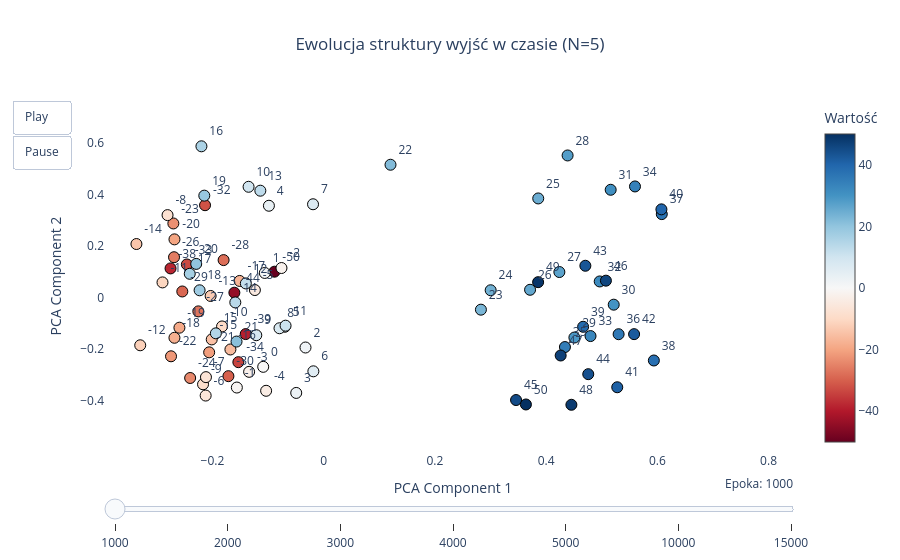

Write notebook code for a chart like this one.
### Code cell
analizowane_epoki = [ 1000, 2000, 3000, 4000, 5000, 10000, 15000]

animate_weight_evolution(model, N=5, epochs_list=analizowane_epoki, head_idx=0)

### Figure 1 — Plotly figure (JSON) as saved in the notebook; plotly's stock layout.template omitted (floating-point values rounded to 4 significant figures)
{"data": [{"marker": {"color": [-50, -44, -39, -38, -34, -33, -32, -30, -29, -28, -27, -26, -24, -23, -22, -21, -20, -19, -18, -17, -16, -15, -14, -13, -12, -11, -10, -9, -8, -7, -6, -5, -4, -3, -2, -1, 0, 1, 2, 3, 4, 5, 6, 7, 8, 9, 10, 11, 12, 13, 14, 15, 16, 17, 18, 19, 20, 21, 22, 23, 24, 25, 26, 27, 28, 29, 30, 31, 32, 33, 34, 35, 36, 37, 38, 39, 40, 41, 42, 43, 44, 45, 46, 47, 48, 49, 50], "colorbar": {"title": {"text": "Wartość"}}, "colorscale": [[0, "rgb(103,0,31)"], [0.1, "rgb(178,24,43)"], [0.2, "rgb(214,96,77)"], [0.3, "rgb(244,165,130)"], [0.4, "rgb(253,219,199)"], [0.5, "rgb(247,247,247)"], [0.6, "rgb(209,229,240)"], [0.7, "rgb(146,197,222)"], [0.8, "rgb(67,147,195)"], [0.9, "rgb(33,102,172)"], [1, "rgb(5,48,97)"]], "line": {"color": "Black", "width": 1}, "showscale": true, "size": 11}, "mode": "markers+text", "text": ["-50", "-44", "-39", "-38", "-34", "-33", "-32", "-30", "-29", "-28", "-27", "-26", "-24", "-23", "-22", "-21", "-20", "-19", "-18", "-17", "-16", "-15", "-14", "-13", "-12", "-11", "-10", "-9", "-8", "-7", "-6", "-5", "-4", "-3", "-2", "-1", "0", "1", "2", "3", "4", "5", "6", "7", "8", "9", "10", "11", "12", "13", "14", "15", "16", "17", "18", "19", "20", "21", "22", "23", "24", "25", "26", "27", "28", "29", "30", "31", "32", "33", "34", "35", "36", "37", "38", "39", "40", "41", "42", "43", "44", "45", "46", "47", "48", "49", "50"], "textposition": "top right", "type": "scatter", "x": [-0.08856, -0.1606, -0.1403, -0.2754, -0.1535, -0.2461, -0.2134, -0.1714, -0.2543, -0.18, -0.2254, -0.2692, -0.2402, -0.2704, -0.2746, -0.206, -0.2684, -0.2595, -0.2684, -0.1512, -0.1678, -0.2013, -0.3368, -0.2033, -0.33, -0.2899, -0.1828, -0.217, -0.2808, -0.2117, -0.2123, -0.1237, -0.1035, -0.1341, -0.07593, -0.1562, -0.1088, -0.1059, -0.03272, -0.04943, -0.09852, -0.06998, -0.0186, -0.01919, -0.07952, -0.1212, -0.1351, -0.06857, -0.14, -0.1139, -0.159, -0.1939, -0.2199, -0.2409, -0.2232, -0.2147, -0.2293, -0.1567, 0.1201, 0.2827, 0.3003, 0.3858, 0.3711, 0.4238, 0.4386, 0.4508, 0.5215, 0.5161, 0.4963, 0.4798, 0.5598, 0.4338, 0.5303, 0.608, 0.5937, 0.4665, 0.6073, 0.5279, 0.5581, 0.4705, 0.4757, 0.3459, 0.5075, 0.4261, 0.4454, 0.3856, 0.3636], "y": [0.1007, 0.01916, -0.1416, 0.1134, -0.2507, 0.1288, 0.359, -0.3051, 0.02386, 0.1458, -0.05345, 0.1569, -0.3121, 0.2881, -0.2279, -0.2125, 0.2263, -0.1168, -0.1559, 0.06477, -0.2014, -0.1623, 0.2082, 0.00642, -0.1851, 0.05907, -0.1119, -0.3366, 0.3205, -0.3088, -0.3804, 0.02946, -0.3619, -0.2883, 0.115, -0.3492, -0.2688, 0.09588, -0.1937, -0.3702, 0.3568, -0.1133, -0.2862, 0.3627, -0.119, -0.146, 0.4305, -0.109, 0.05517, 0.4153, -0.01861, -0.1387, 0.5877, 0.09253, 0.02847, 0.3961, 0.131, -0.1706, 0.5161, -0.04678, 0.02864, 0.3852, 0.03044, 0.09942, 0.5521, -0.1551, -0.02742, 0.4189, 0.06281, -0.1493, 0.4318, -0.192, -0.1421, 0.3243, -0.2442, -0.1132, 0.3428, -0.3481, -0.1418, 0.1238, -0.2973, -0.3978, 0.06587, -0.2248, -0.4162, 0.06007, -0.415]}], "layout": {"hovermode": "closest", "plot_bgcolor": "white", "sliders": [{"currentvalue": {"font": {"size": 12}, "prefix": "Epoka: ", "visible": true, "xanchor": "right"}, "steps": [{"args": [["Epoka 1000"], {"frame": {"duration": 300, "redraw": true}, "mode": "immediate"}], "label": "1000", "method": "animate"}, {"args": [["Epoka 2000"], {"frame": {"duration": 300, "redraw": true}, "mode": "immediate"}], "label": "2000", "method": "animate"}, {"args": [["Epoka 3000"], {"frame": {"duration": 300, "redraw": true}, "mode": "immediate"}], "label": "3000", "method": "animate"}, {"args": [["Epoka 4000"], {"frame": {"duration": 300, "redraw": true}, "mode": "immediate"}], "label": "4000", "method": "animate"}, {"args": [["Epoka 5000"], {"frame": {"duration": 300, "redraw": true}, "mode": "immediate"}], "label": "5000", "method": "animate"}, {"args": [["Epoka 10000"], {"frame": {"duration": 300, "redraw": true}, "mode": "immediate"}], "label": "10000", "method": "animate"}, {"args": [["Epoka 15000"], {"frame": {"duration": 300, "redraw": true}, "mode": "immediate"}], "label": "15000", "method": "animate"}], "transition": {"duration": 0}, "x": 0, "y": 0}], "title": {"text": "Ewolucja struktury wyjść w czasie (N=5)", "x": 0.5}, "updatemenus": [{"buttons": [{"args": [null, {"frame": {"duration": 600, "redraw": true}, "fromcurrent": true}], "label": "Play", "method": "animate"}, {"args": [[null], {"frame": {"duration": 0, "redraw": false}, "mode": "immediate"}], "label": "Pause", "method": "animate"}], "showactive": false, "type": "buttons"}], "xaxis": {"range": [-0.3933, 0.8583], "title": {"text": "PCA Component 1"}}, "yaxis": {"range": [-0.5996, 0.7676], "title": {"text": "PCA Component 2"}}}}
